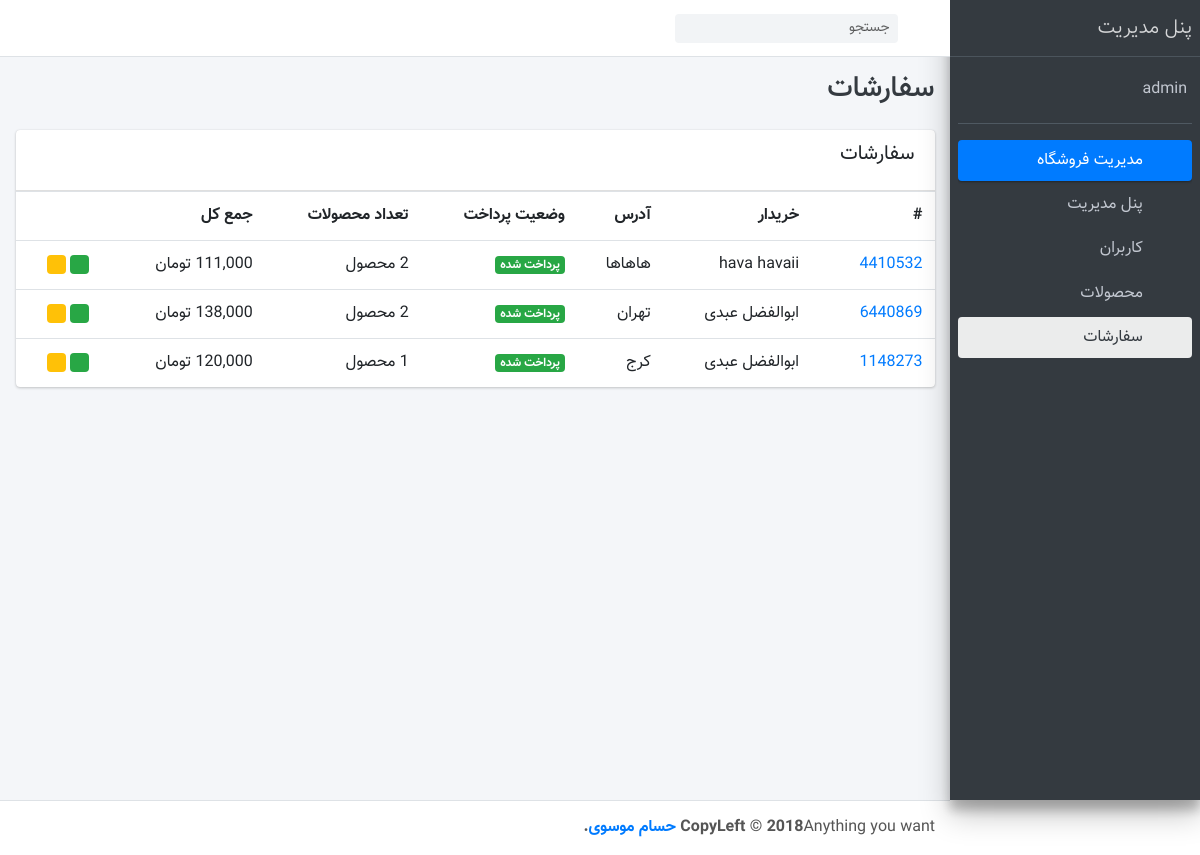
Page /panel/orders/ (signed in) on the committed database.
### core/models.py (models this page shows, shortened)
class Order(models.Model):
    id = models.CharField(
        max_length=255, default=generate_order_id, primary_key=True, editable=False, unique=True
    )
    user = models.ForeignKey(
        User, on_delete=models.PROTECT, related_name='orders', verbose_name='کاربر'
    )
    address = models.ForeignKey(
        Address, on_delete=models.PROTECT, null=True, blank=True, verbose_name='آدرس'
    )
    message = models.TextField(null=True, blank=True, verbose_name='پیام')
    is_paid = models.BooleanField(default=False, verbose_name='وضعیت پرداخت')
    created = models.DateTimeField(auto_now_add=True, verbose_name='تاریخ ایجاد')
    updated = models.DateTimeField(auto_now=True, verbose_name='تاریخ ویرایش')
    class Meta:
        verbose_name = 'سفارش'
        verbose_name_plural = '1. سفارشات'
        ordering = ('-created',)
    def total_order_detail_price(self):
        total = 0
        for order_detail in self.order_details.all():
            total += order_detail.total_price()
        return total
    total_order_detail_price.short_description = 'مجموع سبد خرید'

class Address(models.Model):
    user = models.ForeignKey(
        User, on_delete=models.PROTECT, blank=True, related_name='addresses', verbose_name='کاربر'
    )
    city = models.CharField(max_length=50, verbose_name='شهر')
    full_address = models.TextField(verbose_name='آدرس کامل')
    zip_code = models.CharField(max_length=20, verbose_name='کد پستی')
    phone_number = models.CharField(max_length=20, verbose_name='شماره تماس')
    name = models.CharField(max_length=50, verbose_name='نام تحویل گیرنده')
    created = models.DateTimeField(auto_now_add=True, verbose_name='تاریخ ایجاد')
    updated = models.DateTimeField(auto_now=True, verbose_name='تاریخ آخرین ویرایش')
    class Meta:
        verbose_name = 'آدرس'
        verbose_name_plural = '3. آدرس ها'
        ordering = ('-created',)

### product/views.py (the view)
# urls.py: path('panel/orders/', AdminOrdersListView.as_view(), name='admin-order-list'),
class AdminOrdersListView(LoginRequiredMixin, UserPassesTestMixin, ListView):
    model = Order
    template_name = 'product/admin/orders_list.html'
    paginate_by = 20
    def test_func(self):
        return self.request.user.is_superuser

### core/models.py (called while the page is built)
    def total_price(self):
        return self.price * self.count

### product/templates/product/admin/orders_list.html (shortened to what this page needs)
{% extends 'product/admin/base.html' %}
{% load humanize %}
{% block body_title %}
    سفارشات
{% endblock %}
{% block content %}
    <div class="col-12">
        <div class="card">
            <div class="card-header pb-4">
                <h3 class="card-title">سفارشات</h3>
            </div>
            <div class="card-body table-responsive p-0">
                <table class="table table-hover">
                    <tbody>
                    <tr>
                        <th>#</th>
                        <th>خریدار</th>
                        <th>آدرس</th>
                        <th>وضعیت پرداخت</th>
                        <th>تعداد محصولات</th>
                        <th>جمع کل</th>
                        <th></th>
                    </tr>
                    {% for order in page_obj %}
                        <tr>
                            <td>
                                <a href="{% url 'product:admin-order-detail' order.pk %}">{{ order.id }}</a>
                            </td>
                            <td>
                                {{ order.user.get_full_name }}
                            </td>
                            <td>
                                {{ order.address.city }}
                            </td>
                            <td>
                                {% if order.is_paid %}
                                    <span class="badge badge-success">پرداخت شده</span>
                                {% else %}
                                    <span class="badge badge-warning">پرداخت نشده</span>
                                {% endif %}
                            </td>
                            <td>{{ order.order_details.count }} محصول</td>
                            <td>{{ order.total_order_detail_price|intcomma:False }} تومان</td>
                            <td>
                                <a href="{% url 'product:admin-order-detail' order.pk %}">
                                    <span class="badge badge-success">
                                        <i class="fa fa-eye"></i>
                                    </span>
                                </a>
                                <a href="">
                                    <span class="badge badge-warning">
                                        <i class="fa fa-pencil"></i>
                                    </span>
                                </a>
                            </td>
                        </tr>
                    {% endfor %}
                    </tbody>
                </table>
            </div>
        </div>
    </div>
{% endblock %}

### product/templates/product/admin/base.html (shortened to what this page needs)
{% load static %}
<!DOCTYPE html>
<html lang="en">
<head>
    <link rel="stylesheet" href="{% static 'adminlte/plugins/font-awesome/css/font-awesome.min.css' %}">
    <link rel="stylesheet" href="{% static 'adminlte/css/adminlte.min.css' %}">
    <link rel="stylesheet" href="{% static 'adminlte/css/bootstrap-rtl.min.css' %}">
    <link rel=" stylesheet
    " href="{% static 'adminlte/css/custom-style.css' %}">
</head>
<body class="hold-transition sidebar-mini">
<div class="wrapper">
    <nav class="main-header navbar navbar-expand bg-white navbar-light border-bottom">
        <ul class="navbar-nav">
            <li class="nav-item">
                <a class="nav-link" data-widget="pushmenu" href="#"><i class="fa fa-bars"></i></a>
            </li>
        </ul>
        <form class="form-inline ml-3">
            <div class="input-group input-group-sm">
                <input class="form-control form-control-navbar" type="search" placeholder="جستجو" aria-label="Search">
                <div class="input-group-append">
                    <button class="btn btn-navbar" type="submit">
                        <i class="fa fa-search"></i>
                    </button>
                </div>
            </div>
        </form>
    </nav>
    <aside class="main-sidebar sidebar-dark-primary elevation-4">
        <a href="{% url 'product:admin-home' %}" class="brand-link">
            <span class="brand-text font-weight-light">پنل مدیریت</span>
        </a>
        <div class="sidebar">
            <div>
                <div class="user-panel mt-3 pb-3 mb-3 d-flex">
                    <div class="info">
                        <a href="#" class="d-block">{{ request.user.username }}</a>
                    </div>
                </div>
                <nav class="mt-2">
                    <ul class="nav nav-pills nav-sidebar flex-column" data-widget="treeview" role="menu"
                        data-accordion="false">
                        <li class="nav-item has-treeview menu-open">
                            <a href="#" class="nav-link active">
                                <i class="nav-icon fa fa-dashboard"></i>
                                <p>
                                    مدیریت فروشگاه
                                    <i class="right fa fa-angle-left"></i>
                                </p>
                            </a>
                            <ul class="nav nav-treeview">
                                <li class="nav-item">
                                    <a href="{% url 'product:admin-home' %}"
                                       class="nav-link {% if request.path == '/panel/' %}active{% endif %}">
                                        <i class="fa fa-circle-o nav-icon"></i>
                                        <p>پنل مدیریت</p>
                                    </a>
                                </li>
                                <li class="nav-item">
                                    <a href="{% url 'product:admin-user-list' %}"
                                       class="nav-link {% if request.path == '/panel/users/' %}active{% endif %}">
                                        <i class="fa fa-circle-o nav-icon"></i>
                                        <p>کاربران</p>
                                    </a>
                                </li>
                                <li class="nav-item">
                                    <a href="{% url 'product:admin-product-list' %}"
                                       class="nav-link {% if request.path == '/panel/products/' %}active{% endif %}">
                                        <i class="fa fa-circle-o nav-icon"></i>
                                        <p>محصولات</p>
                                    </a>
                                </li>
                                <li class="nav-item">
                                    <a href="{% url 'product:admin-order-list' %}"
                                       class="nav-link {% if request.path == '/panel/orders/' %}active{% endif %}">
                                        <i class="fa fa-circle-o nav-icon"></i>
                                        <p>سفارشات</p>
                                    </a>
                                </li>
                            </ul>
                        </li>
                    </ul>
                </nav>
            </div>
        </div>
    </aside>
    <div class="content-wrapper">
        <div class="content-header">
            <div class="container-fluid">
                <div class="row mb-2">
                    <div class="col-sm-6">
                        <h1 class="m-0 text-dark">{% block body_title %}پنل مدیریت{% endblock %}</h1>
                    </div>
                </div>
            </div>
        </div>
        <div class="content">
            <div class="container-fluid">
                <div class="row">
                    {% block content %}
                    {% endblock %}
                </div>
            </div>
        </div>
    </div>
    <footer class="main-footer">
        <div class="float-right d-none d-sm-inline">
            Anything you want
        </div>
        <strong>CopyLeft &copy; 2018 <a href="http://github.com/hesammousavi/">حسام موسوی</a>.</strong>
    </footer>
</div>
</body>
</html>

### assets/adminlte/css/custom-style.css (style rules this page uses)
body { font-family: 'Vazir', sans-serif !important; }
ul { padding-inline-start: 0px; }
.sidebar { direction: ltr; }
.sidebar > div:first-child { direction: rtl; }
.nav-sidebar .nav-link>p>.right { left: 1rem; right: auto; }
.nav-sidebar>.nav-item .nav-icon { margin-right: 0; margin-left: .2rem; }
@media (min-width: 768px) { .content-wrapper, .main-footer, .main-header { transition: margin-right .3s ease-in-out; margin-right: 250px; margin-left : 0; z-index: 3000; } }
.main-sidebar { left: auto; right:0; }
.nav { padding-inline-start: 0px !important; }

### rows in the picture
Order: id "4410532", user.get_full_name "hava havaii", address.city "هاهاها", is_paid "پرداخت شده"
Order: id "6440869", user.get_full_name "ابوالفضل عبدی", address.city "تهران", is_paid "پرداخت شده"
Order: id "1148273", user.get_full_name "ابوالفضل عبدی", address.city "کرج", is_paid "پرداخت شده"

### other values in the picture
{{ request.user.username }} "admin"
